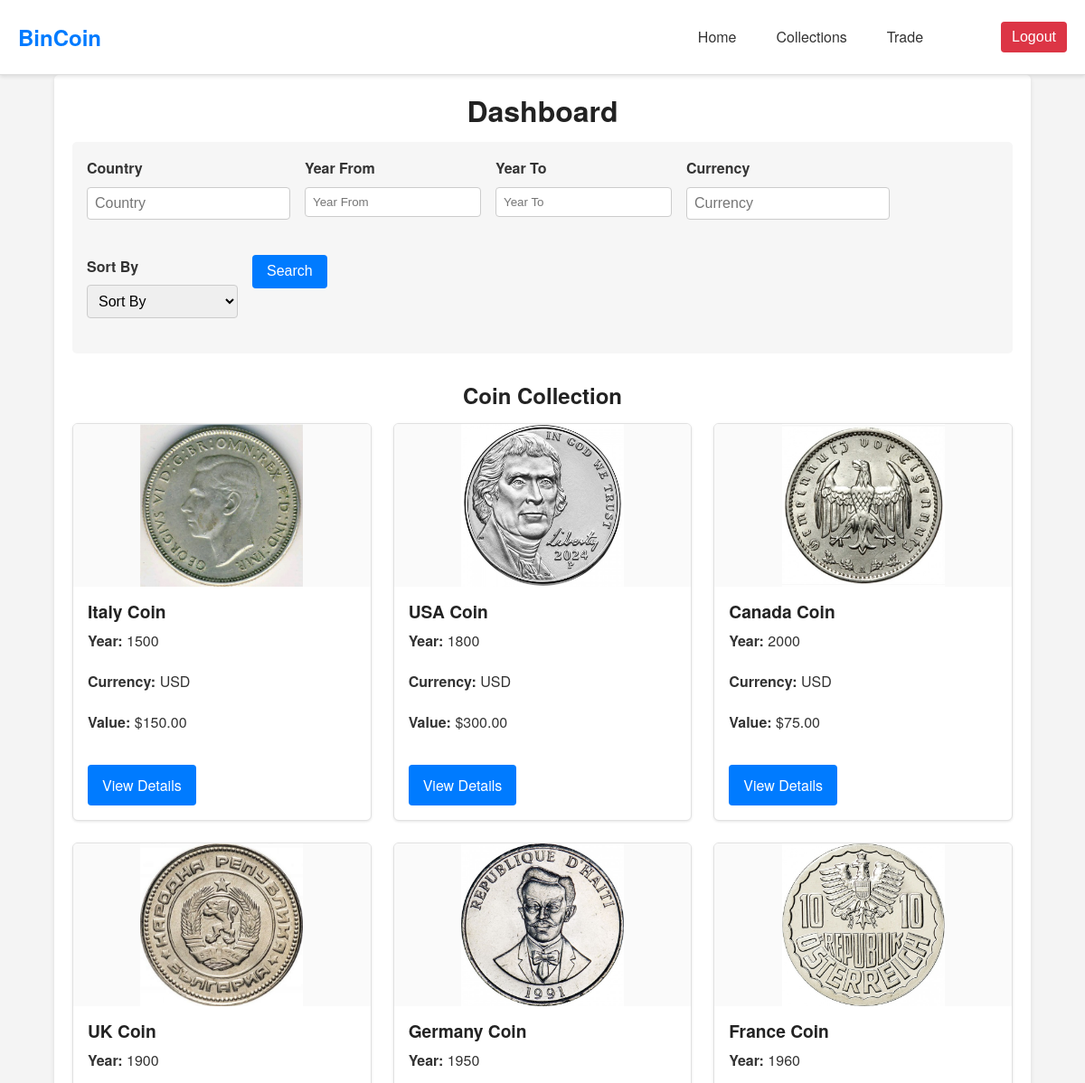
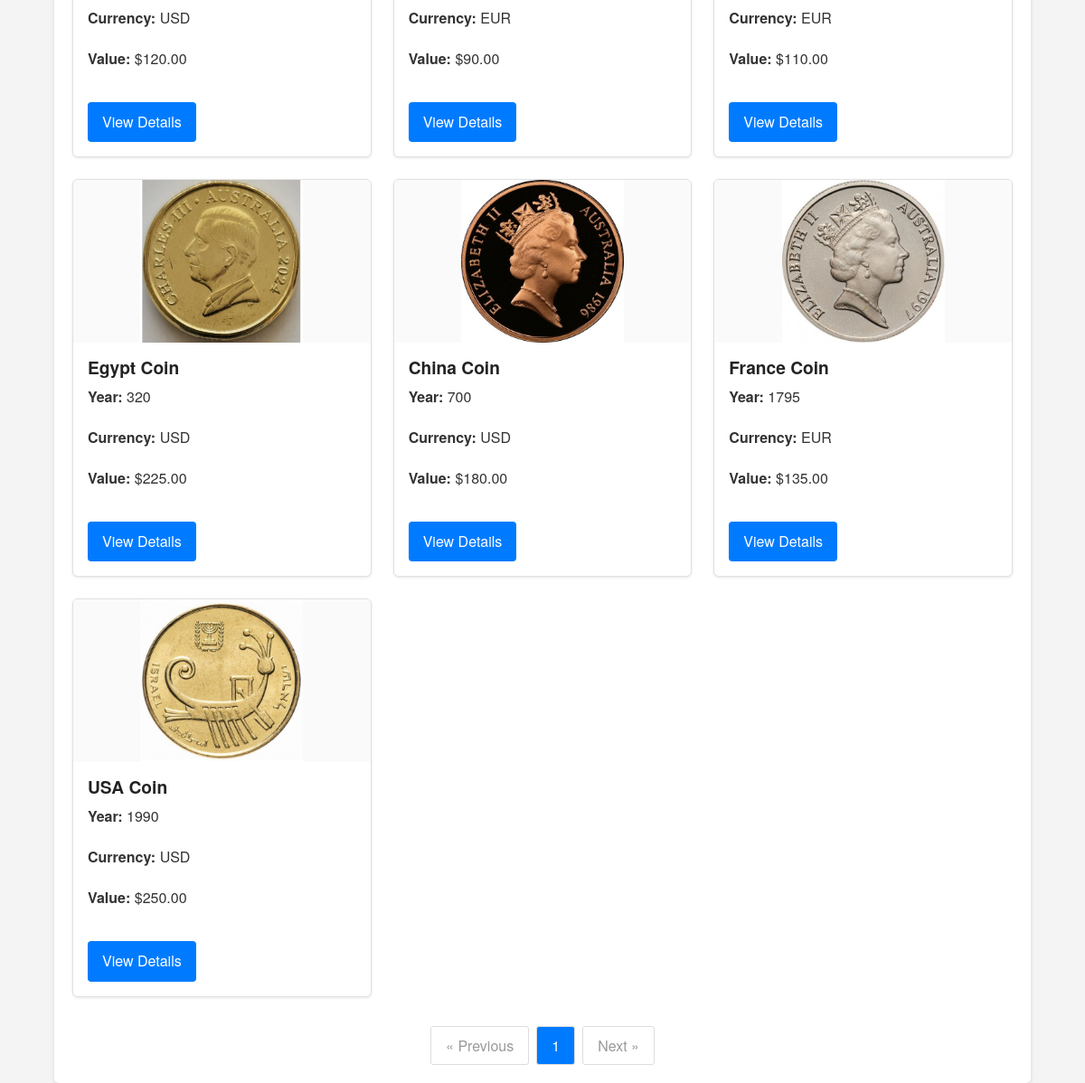
/php/dashboard.php, run on the app's committed database (2 pictures, top to bottom).
### tables this page shows
CREATE TABLE `coin` (
    `id` INT AUTO_INCREMENT PRIMARY KEY,
    `cost` DECIMAL(10, 2) NOT NULL,
    `value` DECIMAL(10, 2) NOT NULL,
    `currency` VARCHAR(50) NOT NULL,
    `front_path` VARCHAR(255) NOT NULL,
    `back_path` VARCHAR(255) NOT NULL,
    `country` VARCHAR(100) NOT NULL,
    `year` INT NOT NULL,
    `coin_collection_id` INT NOT NULL,
    FOREIGN KEY (`coin_collection_id`) REFERENCES `coin_collection`(`id`) ON DELETE CASCADE
);

### php/dashboard.php (called while the page is built, shortened)
<?php
$sort = isset($_GET['sort']) ? trim($_GET['sort']) : '';
$page = isset($_GET['page']) && is_numeric($_GET['page']) ? (int) $_GET['page'] : 1;
$errors = [];
$results_per_page = 10;
$conn = new mysqli(SERVERNAME, USERNAME, PASSWORD, DBNAME);
$params = [];
$types = '';
$order_by = "ORDER BY id ASC";
switch ($sort) {
    default:
        $order_by = "ORDER BY id ASC";
        break;
}
$start_from = ($page - 1) * $results_per_page;
$sql = "SELECT id, country, front_path ,year, currency, value FROM coin";
$sql .= " $order_by";
$sql .= " LIMIT ? OFFSET ?";
$stmt = $conn->prepare($sql);
if ($stmt) {
    if ($types !== '') {
        $types_with_limit = $types . 'ii';
        $params_with_limit = array_merge($params, [$results_per_page, $start_from]);
        $stmt->bind_param($types_with_limit, ...$params_with_limit);
    } else {
        $stmt->bind_param('ii', $results_per_page, $start_from);
    }
    if ($stmt->execute()) {
        $result = $stmt->get_result();
        if ($result->num_rows > 0) {
            $coins = $result->fetch_all(MYSQLI_ASSOC);
        } else {
            $coins = [];
        }
    } else {
        $errors[] = "Failed to execute search query: " . htmlspecialchars($stmt->error);
    }
} else {
    $errors[] = "Failed to prepare search statement: " . htmlspecialchars($conn->error);
}
include '../components/dashboard.php';
?>

### components/dashboard.php (the view, shortened to what this page needs)
<?php
$page = isset($_GET['page']) && is_numeric($_GET['page']) ? (int)$_GET['page'] : 1;
$per_page = 10;
$total = count($coins);
$total_pages = ceil($total / $per_page);
$coins = array_slice($coins, ($page - 1) * $per_page, $per_page);
?>
<!DOCTYPE html>
<html lang="en">
<head>
    <link rel="stylesheet" href="../css/theme.css">
    <link rel="stylesheet" href="../css/dashboard.css">
</head>
<body>
    <?php include '../components/header.php'; ?>
    <main class="container">
        <h1>Dashboard</h1>
        <section class="search-section">
            <form class="search-form" method="GET" action="dashboard.php" aria-label="Search Coins">
                <div class="search-fields">
                    <div class="form-group">
                        <label for="country">Country</label>
                        <input type="text" name="country" id="country" placeholder="Country"
                               value="<?= isset($_GET['country']) ? htmlspecialchars($_GET['country']) : ''; ?>"
                               aria-label="Country" list="country-list" autocomplete="off">
                    </div>
                    <div class="form-group">
                        <label for="year_from">Year From</label>
                        <input type="number" name="year_from" id="year_from" placeholder="Year From"
                               value="<?= isset($_GET['year_from']) ? htmlspecialchars($_GET['year_from']) : ''; ?>"
                               aria-label="Year From" min="0">
                    </div>
                    <div class="form-group">
                        <label for="year_to">Year To</label>
                        <input type="number" name="year_to" id="year_to" placeholder="Year To"
                               value="<?= isset($_GET['year_to']) ? htmlspecialchars($_GET['year_to']) : ''; ?>"
                               aria-label="Year To" min="0">
                    </div>
                    <div class="form-group">
                        <label for="currency">Currency</label>
                        <input type="text" name="currency" id="currency" placeholder="Currency"
                               value="<?= isset($_GET['currency']) ? htmlspecialchars($_GET['currency']) : ''; ?>"
                               aria-label="Currency" list="currency-list" autocomplete="off">
                    </div>
                    <div class="form-group">
                        <label for="sort">Sort By</label>
                        <select name="sort" id="sort" aria-label="Sort By">
                            <option value="">Sort By</option>
                        </select>
                    </div>
                    <div class="form-group">
                        <button type="submit" class="btn search-button">Search</button>
                    </div>
                </div>
            </form>
        </section>
        <section class="coins-cards-section">
            <h2 class="section-title">Coin Collection</h2>
            <?php if (count($coins) > 0): ?>
                <div class="cards-grid">
                    <?php foreach ($coins as $coin): ?>
                        <div class="coin-card">
                            <div class="coin-card-image-container">
                                <img src="<?=
                                         	$coin['front_path']
                                 ?>"
                                alt="Coin Image" class="coin-card-image" loading="lazy">
                            </div>
                            <div class="coin-card-content">
                                <h3 class="coin-title"><?= htmlspecialchars($coin['country']); ?> Coin</h3>
                                <p><strong>Year:</strong> <?= htmlspecialchars($coin['year']); ?></p>
                                <p><strong>Currency:</strong> <?= htmlspecialchars($coin['currency']); ?></p>
                                <p><strong>Value:</strong> $<?= htmlspecialchars(number_format($coin['value'], 2)); ?></p>
                                <a href="coin.php?coin_id=<?= urlencode(string: $coin['id']); ?>" class="btn view-button">View Details</a>
                            </div>
                        </div>
                    <?php endforeach; ?>
                </div>
                <nav class="pagination" aria-label="Page navigation">
                    <?php
                    $query_params = $_GET;
                    unset($query_params['page']);
                    if ($page > 1) {
                        $query_params['page'] = $page - 1;
                        $prev_link = '?' . http_build_query($query_params);
                        echo '<a href="' . htmlspecialchars($prev_link) . '" class="pagination-link">&laquo; Previous</a>';
                    } else {
                        echo '<span class="pagination-link disabled">&laquo; Previous</span>';
                    }
                    $range = 2;
                    for ($i = max(1, $page - $range); $i <= min($total_pages, $page + $range); $i++) {
                        if ($i == $page) {
                            echo '<span class="pagination-link current">' . $i . '</span>';
                        } else {
                            $query_params['page'] = $i;
                            $page_link = '?' . http_build_query($query_params);
                            echo '<a href="' . htmlspecialchars($page_link) . '" class="pagination-link">' . $i . '</a>';
                        }
                    }
                    if ($page < $total_pages) {
                        $query_params['page'] = $page + 1;
                        $next_link = '?' . http_build_query($query_params);
                        echo '<a href="' . htmlspecialchars($next_link) . '" class="pagination-link">Next &raquo;</a>';
                    } else {
                        echo '<span class="pagination-link disabled">Next &raquo;</span>';
                    }
                    ?>
                </nav>
            <?php else: ?>
                <p class="no-coins-message">No coins found matching your criteria.</p>
            <?php endif; ?>
        </section>
    </main>
</body>
</html>

### css/theme.css (style rules this page uses)
* { margin: 0; padding: 0; box-sizing: border-box; }
html { font-size: 16px; }
body { font-family: 'Helvetica Neue', Arial, sans-serif; line-height: 1.6; color: #333; background-color: #f4f4f4; }
h1, h2, h3, h4, h5, h6 { color: #222; margin-bottom: 1rem; line-height: 1.2; }
p { margin-bottom: 1.2rem; }
a { color: #007BFF; text-decoration: none; transition: color 0.3s ease; }
.container { width: 90%; max-width: 1200px; margin: 0 auto; padding: 20px 0; }
nav { display: flex; justify-content: center; }
main { background-color: #ffffff; padding: 20px; margin: 20px 0; border-radius: 5px; box-shadow: 0 2px 5px rgba(0, 0, 0, 0.1); }
button, .btn { display: inline-block; background-color: #007BFF; color: #ffffff; padding: 10px 20px; border: none; border-radius: 4px; cursor: pointer; font-size: 1rem; transition: background-color 0.3s ease; text-decoration: none; text-align: center; }
form { display: flex; flex-direction: column; }
form label { margin-bottom: 5px; font-weight: bold; }
form input[type="text"], form input[type="email"], form input[type="password"], form textarea, form select { padding: 10px; margin-bottom: 15px; border: 1px solid #ccc; border-radius: 4px; font-size: 1rem; width: 100%; }
form .form-group { margin-bottom: 15px; }

### css/dashboard.css (style rules this page uses)
.container { max-width: 1200px; margin: 0 auto; padding: 20px; }
h1 { text-align: center; margin-bottom: 1rem; }
.section-title { margin: 2rem 0 1rem 0; font-size: 1.5rem; text-align: center; }
.search-section { margin-bottom: 2rem; background-color: #f6f6f6; padding: 1rem; border-radius: 5px; }
.search-form .search-fields { display: flex; flex-wrap: wrap; gap: 1rem; }
.search-form .form-group { display: flex; flex-direction: column; margin-bottom: 0.5rem; }
.search-form label { margin-bottom: 0.5rem; font-weight: 600; }
.search-form input[type="text"], .search-form input[type="number"], .search-form select { padding: 0.5rem; border: 1px solid #ccc; border-radius: 4px; }
.search-button { background-color: #007bff; color: #fff; padding: 0.6rem 1rem; border: none; border-radius: 4px; cursor: pointer; }
.coins-cards-section { margin-top: 2rem; }
.cards-grid { display: grid; grid-template-columns: repeat(auto-fill, minmax(250px, 1fr)); gap: 1.5rem; }
.coin-card { background-color: #fff; border: 1px solid #e1e1e1; border-radius: 6px; overflow: hidden; box-shadow: 0 1px 3px rgba(0,0,0,0.1); display: flex; flex-direction: column; }
.coin-card-image-container { width: 100%; height: 180px; overflow: hidden; background-color: #fafafa; display: flex; align-items: center; justify-content: center; }
.coin-card-image { max-width: 100%; max-height: 100%; object-fit: contain; }
.coin-card-content { padding: 1rem; flex-grow: 1; }
.coin-title { margin: 0 0 0.5rem 0; font-size: 1.2rem; font-weight: 600; }
.view-button { display: inline-block; margin-top: 1rem; padding: 0.6rem 1rem; background-color: #007bff; color: #fff; text-decoration: none; border-radius: 4px; }
.pagination { margin-top: 2rem; text-align: center; }
.pagination-link { display: inline-block; padding: 0.5rem 1rem; margin: 0 0.25rem; text-decoration: none; color: #007bff; border: 1px solid #ddd; border-radius: 3px; }
.pagination-link.current { background-color: #007bff; color: #fff; cursor: default; }
.pagination-link.disabled { color: #999; pointer-events: none; }

### data on the page
coin: front_path (picture), country "Italy", year "1500", currency "USD", value "150.00"
coin: front_path (picture), country "USA", year "1800", currency "USD", value "300.00"
coin: front_path (picture), country "Canada", year "2000", currency "USD", value "75.00"
coin: front_path (picture), country "UK", year "1900", currency "USD", value "120.00"
coin: front_path (picture), country "Germany", year "1950", currency "EUR", value "90.00"
coin: front_path (picture), country "France", year "1960", currency "EUR", value "110.00"
coin: front_path (picture), country "Egypt", year "320", currency "USD", value "225.00"
coin: front_path (picture), country "China", year "700", currency "USD", value "180.00"
coin: front_path (picture), country "France", year "1795", currency "EUR", value "135.00"
coin: front_path (picture), country "USA", year "1990", currency "USD", value "250.00"
